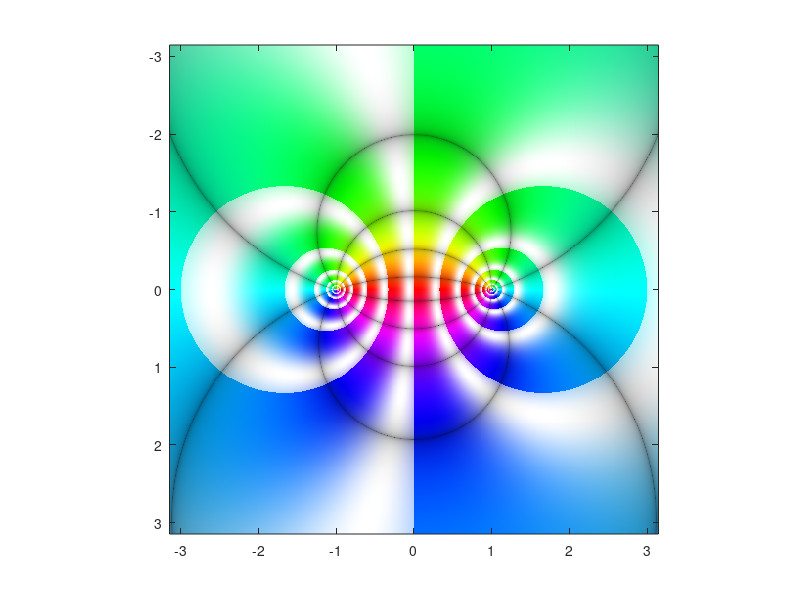

The MATLAB script that drew this image:
function img=zvisual4(func)
%zvisual4('func')
%visualization of complex analytic function (domain coloring)
%hue is the angle of complex numbers
%val is the black lines which occur after every 36 degree change 
%    in angle of function
%sat is white circles 
%sat and val are scaled so that their value comes in range
%of 0 to 1 
%
%usage
%
%   zvisual4  
%   calling zvisual4 without any argument draw (z-1)./(z+1)
%
%   zvisual4('sin(z)')
%   plots sin(z) from -pi to pi in x-axis  and -pi to pi in y-axis
%   
%   zvisual4('func')
%   'func' can be any function  
%   example: zvisual4('log(z)')      , zvisual4( 'cot(z)')
%            zvisual4('z.^2 - 1./z') , zvisual4('z.^3-cos(z)')........
%   always use ./ .* .^ operators when passing 'func'
%   any function is drawn from -pi to pi on x-axis  and -pi to pi on y-axis  
%
%   to save image call function as 
%   img=zvisual4('log(z)');
%   imwrite(img,'domaincolor.png','png');
%   
	

if nargin==0
   func='(z-1)./(z+1)'; 
end
    
X  = linspace(-pi,pi,500);
Y  = linspace(-pi,pi,500);
lenx  = length(X);
leny  = length(Y);
Z     = zeros(length(X),length(Y));
colors= zeros(length(X),length(Y),3);
ColorMset = zeros(lenx,leny,3);
colors_uint8   = zeros(lenx,leny,3,'uint8');
for n = 1:lenx        
    Z(n,:)= Y(:)+i*X(n);
end

Z=feval(inline(func),Z);


m12 = log(2);
abs_z= abs(Z);

hue = angle(Z)/(2*pi);
hue = -min(min(hue))+hue;

val = mod(log(abs_z)/m12,1);
val = 1 -(1-val).^3; 
val = 0.6 +val *0.4;
val = mod(abs(cos(10*pi*hue)).^0.12,1);

sat = mod(log(abs_z)/m12,1);
sat = 0.4 +sat *0.6;
sat = mod(abs(cos(pi*sat).^0.75),1);
sat = 1 -(1-sat).^2; 
sat = sat.^3;


ColorMset(:,:,1) = hue;
ColorMset(:,:,2) = sat;
ColorMset(:,:,3) = val;

h_wait=waitbar(0,'Please  wait...');
for mm=1:lenx            
    for nn=1:leny        
           a  = ColorMset(mm,nn,1);
           s=ColorMset(mm,nn,2);
           v=ColorMset(mm,nn,3);
           zo = floor(6*a); 
           rough = (zo); 
           f = a*6 - zo;
           p = v*(1-s);
           q = v*(1-s*f);
           t = v*(1-s*(1-f));
 
           switch (rough)    
          case 0 
                r=v; g=t; b=p;
          case 1 
                r=q; g=v; b=p;
          case 2 
                r=p; g=v; b=t;
          case 3 
                r=p; g=q; b=v;
          case 4 
                r=t; g=p; b=v;
          case 5 
                r=v; g=p; b=q;
          end             
                 
        
      co = (256*r); 
      if(co>255)          
         co = 255; 
      end                 
      colors(mm,nn,1) = co;
      co = (256*g); 
      if(co>255)          
          co = 255; 
      end                 
      colors(mm,nn,2) = co;
      co = (256*b); 
      if(co>255)          
         co = 255; 
      end                 
      colors(mm,nn,3) = co;

      end            
    waitbar(mm/lenx,h_wait);
end               
close(h_wait);

colors_uint8=uint8(colors);
image(X,Y,uint8(colors))
axis square
if nargout==1
    img=colors_uint8;
end

%function end
